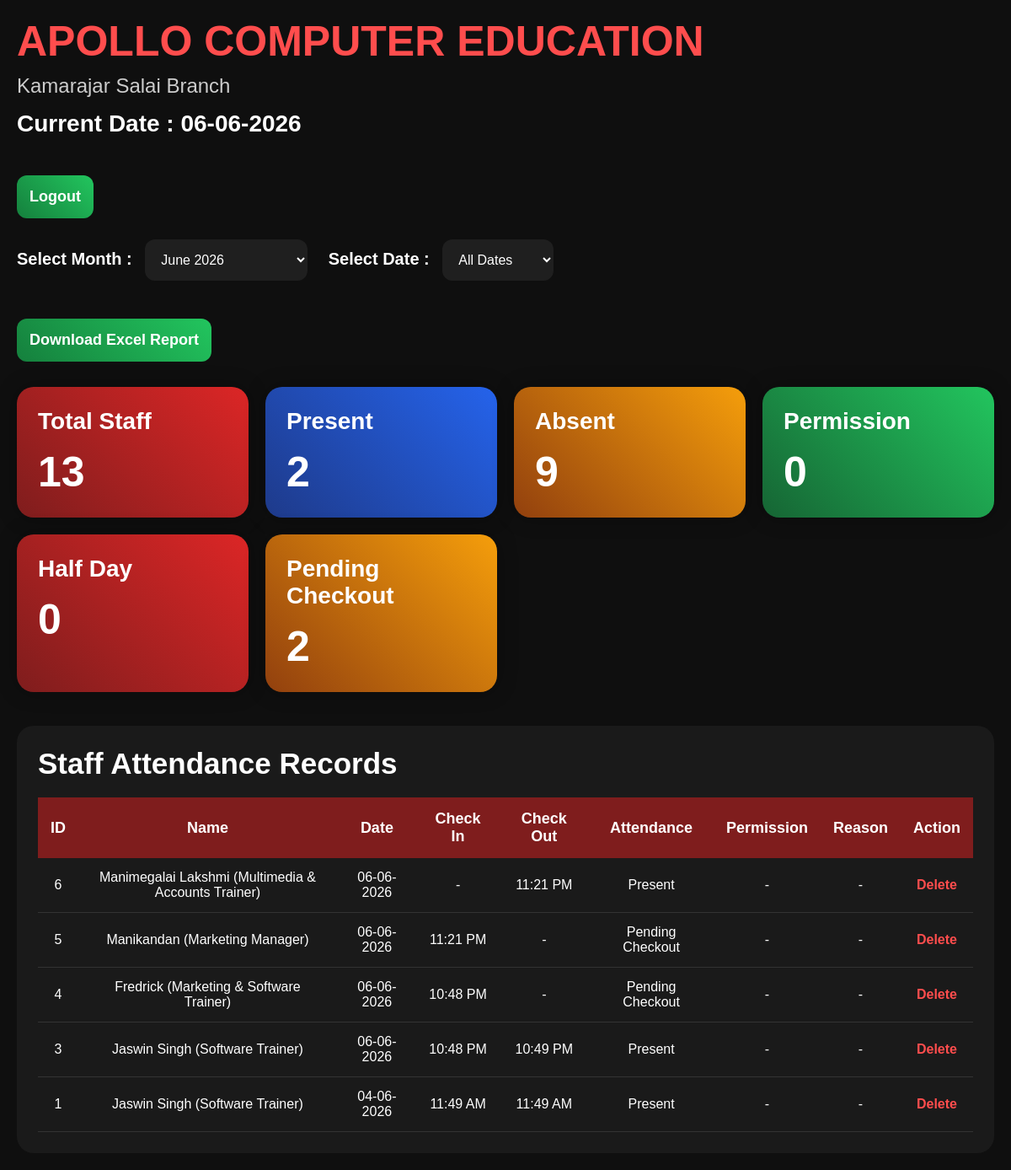
/dashboard (signed in), run on the app's committed database.
### tables this page shows
CREATE TABLE attendance(

        id INTEGER PRIMARY KEY AUTOINCREMENT,

        name TEXT,

        date TEXT,

        check_in TEXT,

        check_out TEXT,

        attendance_status TEXT,

        permission_time TEXT,

        reason TEXT

    );

### app.py (the view)
@app.route("/dashboard")
def dashboard():
    if not session.get("logged_in"):
        return redirect("/manager-login")
    conn = sqlite3.connect("attendance.db")
    cursor = conn.cursor()
    current_month = datetime.now().strftime("%B")
    current_year = datetime.now().strftime("%Y")
    selected_month = request.args.get(
    "month",
    current_month)
    selected_date = request.args.get(
    "date",
    "")
    cursor.execute("""

    SELECT *

    FROM attendance

    ORDER BY id DESC

    """)
    db_records = cursor.fetchall()
    records = []
    available_dates = []
    for row in db_records:
        try:
            row_date = row[2]
            row_month = datetime.strptime(row_date,"%d-%m-%Y").strftime("%B")
            if row_month == selected_month:
                if row_date not in available_dates:
                    available_dates.append(row_date)
                if (selected_date == "" or row_date == selected_date):
                    records.append(row)
        except:
            pass
    total_staff = len(staff_list)
    present_count = 0
    absent_count = 0
    permission_count = 0
    halfday_count = 0
    pending_count = 0
    today_staff = {}
    for row in records:
        today_staff[row[1]] = row
    for staff in staff_list:
        if staff not in today_staff:
            absent_count += 1
        else:
            status = today_staff[staff][5]
            if status == "Present":
                present_count += 1
            elif status == "Permission":
                permission_count += 1
            elif status == "Half Day":
                halfday_count += 1
            elif status == "Pending Checkout":
                pending_count += 1
    months = [
        "January",
        "February",
        "March",
        "April",
        "May",
        "June",
        "July",
        "August",
        "September",
        "October",
        "November",
        "December"
    ]
    current_index = months.index(current_month)
    all_months = []
    for i, month in enumerate(months):
        all_months.append({
            "name": month,
            "enabled": i <= current_index
        })
    current_date = datetime.now().strftime(
        "%d-%m-%Y"
    )
    conn.close()
    return render_template(
        "dashboard.html",
        records=records,
        total_staff=total_staff,
        present_count=present_count,
        absent_count=absent_count,
        permission_count=permission_count,
        halfday_count=halfday_count,
        pending_count=pending_count,
        current_date=current_date,
        all_months=all_months,
        selected_month=selected_month,
selected_date=selected_date,
available_dates=sorted(
    available_dates,
    reverse=True
),
current_year=current_year
    )

### templates/dashboard.html (shortened to what this page needs)
<!DOCTYPE html>
<html lang="en">
<head>
    <link rel="stylesheet"
          href="{{ url_for('static', filename='style.css') }}">
</head>
<body>
<div class="dashboard">
    <div class="main-content">
        <div class="header">
            <h1>
                APOLLO COMPUTER EDUCATION
            </h1>
            <p>
                Kamarajar Salai Branch
            </p>
            <h3>
                Current Date :
                {{ current_date }}
            </h3>
            <div style="margin-top:20px;">
                <a href="/logout">
                    <button class="export-btn">
                        Logout
                    </button>
                </a>
            </div>
        </div>
        <form method="GET">
    <div class="month-filter">
        <label>
            Select Month :
        </label>
        <select name="month"
                onchange="this.form.submit()">
            {% for month in all_months %}
            <option
            value="{{ month.name }}"
            {% if month.name == selected_month %}
            selected
            {% endif %}
            >
            {{ month.name }} {{ current_year }}
            </option>
            {% endfor %}
        </select>
        <label style="margin-left:20px;">
            Select Date :
        </label>
        <select name="date"
                onchange="this.form.submit()">
            <option value="">
                All Dates
            </option>
        </select>
    </div>
</form>
        <div class="export-section">
            <a href="/export">
                <button class="export-btn">
                    Download Excel Report
                </button>
            </a>
        </div>
        <div class="cards">
            <div class="card red">
                <h2>Total Staff</h2>
                <p>{{ total_staff }}</p>
            </div>
            <div class="card blue">
                <h2>Present</h2>
                <p>{{ present_count }}</p>
            </div>
            <div class="card yellow">
                <h2>Absent</h2>
                <p>{{ absent_count }}</p>
            </div>
            <div class="card green">
                <h2>Permission</h2>
                <p>{{ permission_count }}</p>
            </div>
            <div class="card red">
                <h2>Half Day</h2>
                <p>{{ halfday_count }}</p>
            </div>
            <div class="card yellow">
                <h2>Pending Checkout</h2>
                <p>{{ pending_count }}</p>
            </div>
        </div>
        <div class="table-section">
            <h2>
                Staff Attendance Records
            </h2>
            <table>
                <tr>
                    <th>ID</th>
                    <th>Name</th>
                    <th>Date</th>
                    <th>Check In</th>
                    <th>Check Out</th>
                    <th>Attendance</th>
                    <th>Permission</th>
                    <th>Reason</th>
                    <th>Action</th>
                </tr>
                {% for row in records %}
                <tr>
                    <td>{{ row[0] }}</td>
                    <td>{{ row[1] }}</td>
                    <td>{{ row[2] }}</td>
                    <td>{{ row[3] }}</td>
                    <td>{{ row[4] }}</td>
                    <td>{{ row[5] }}</td>
                    <td>{{ row[6] }}</td>
                    <td>{{ row[7] }}</td>
                    <td>
                        <a href="/delete/{{ row[0] }}"
                           onclick="return confirm('Delete this record?')">
                            Delete
                        </a>
                    </td>
                </tr>
                {% endfor %}
            </table>
        </div>
    </div>
</div>
</body>
</html>

### static/style.css (style rules this page uses)
* { margin:0; padding:0; box-sizing:border-box; font-family:Arial, sans-serif; }
body { background:#0f0f0f; color:white; }
form { display:flex; flex-direction:column; }
label { margin-top:15px; margin-bottom:8px; font-weight:bold; }
select, textarea, input { padding:15px; border:none; border-radius:12px; background:#1f1f1f; color:white; font-size:16px; }
button { margin-top:25px; padding:15px; border:none; border-radius:12px; background: linear-gradient( 45deg, #dc2626, #ff4d4d ); color:white; font-size:18px; font-weight:bold; cursor:pointer; }
.dashboard { min-height:100vh; padding:20px; }
.main-content { width:100%; }
.header h1 { color:#ff4d4d; font-size:50px; }
.header p { color:#cccccc; font-size:24px; margin-top:10px; }
.header h3 { margin-top:15px; font-size:28px; }
.month-filter { margin-top:25px; }
.month-filter label { font-size:20px; }
.month-filter select { margin-left:10px; }
.export-section { margin-top:20px; margin-bottom:20px; }
.export-btn { background: linear-gradient( 45deg, #15803d, #22c55e ); }
.cards { display:grid; grid-template-columns: repeat(auto-fit,minmax(220px,1fr)); gap:20px; margin-top:30px; }
.card { padding:25px; border-radius:20px; box-shadow: 0 0 25px rgba(0,0,0,0.3); }
.card h2 { margin-bottom:15px; font-size:28px; }
.card p { font-size:50px; font-weight:bold; }
.red { background: linear-gradient( 45deg, #7f1d1d, #dc2626 ); }
.blue { background: linear-gradient( 45deg, #1e3a8a, #2563eb ); }
.yellow { background: linear-gradient( 45deg, #92400e, #f59e0b ); }
.green { background: linear-gradient( 45deg, #166534, #22c55e ); }
.table-section { margin-top:40px; background:#1a1a1a; border-radius:20px; padding:25px; overflow-x:auto; }
.table-section h2 { margin-bottom:20px; font-size:35px; }
table { width:100%; border-collapse:collapse; }
th { background:#7f1d1d; padding:15px; font-size:18px; }
td { padding:14px; text-align:center; border-bottom:1px solid #333; }
td a { color:#ff4d4d; text-decoration:none; font-weight:bold; }

### data on the page
attendance: id "6", name "Manimegalai Lakshmi (Multimedia & Accounts Trainer)", date "06-06-2026", check_in "-", check_out "11:21 PM", attendance_status "Present", permission_time "-", reason "-"
attendance: id "5", name "Manikandan (Marketing Manager)", date "06-06-2026", check_in "11:21 PM", check_out "-", attendance_status "Pending Checkout", permission_time "-", reason "-"
attendance: id "4", name "Fredrick (Marketing & Software Trainer)", date "06-06-2026", check_in "10:48 PM", check_out "-", attendance_status "Pending Checkout", permission_time "-", reason "-"
attendance: id "3", name "Jaswin Singh (Software Trainer)", date "06-06-2026", check_in "10:48 PM", check_out "10:49 PM", attendance_status "Present", permission_time "-", reason "-"
attendance: id "1", name "Jaswin Singh (Software Trainer)", date "04-06-2026", check_in "11:49 AM", check_out "11:49 AM", attendance_status "Present", permission_time "-", reason "-"

### other printed values
{{ total_staff }} "13"
{{ present_count }} "2"
{{ absent_count }} "9"
{{ permission_count }} "0"
{{ halfday_count }} "0"
{{ pending_count }} "2"
form field month "June 2026"
